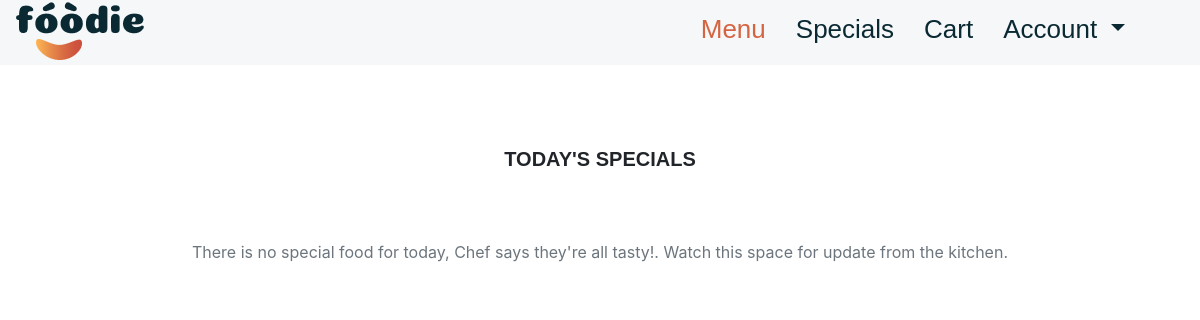
Page /specials/ on the earlier database version.
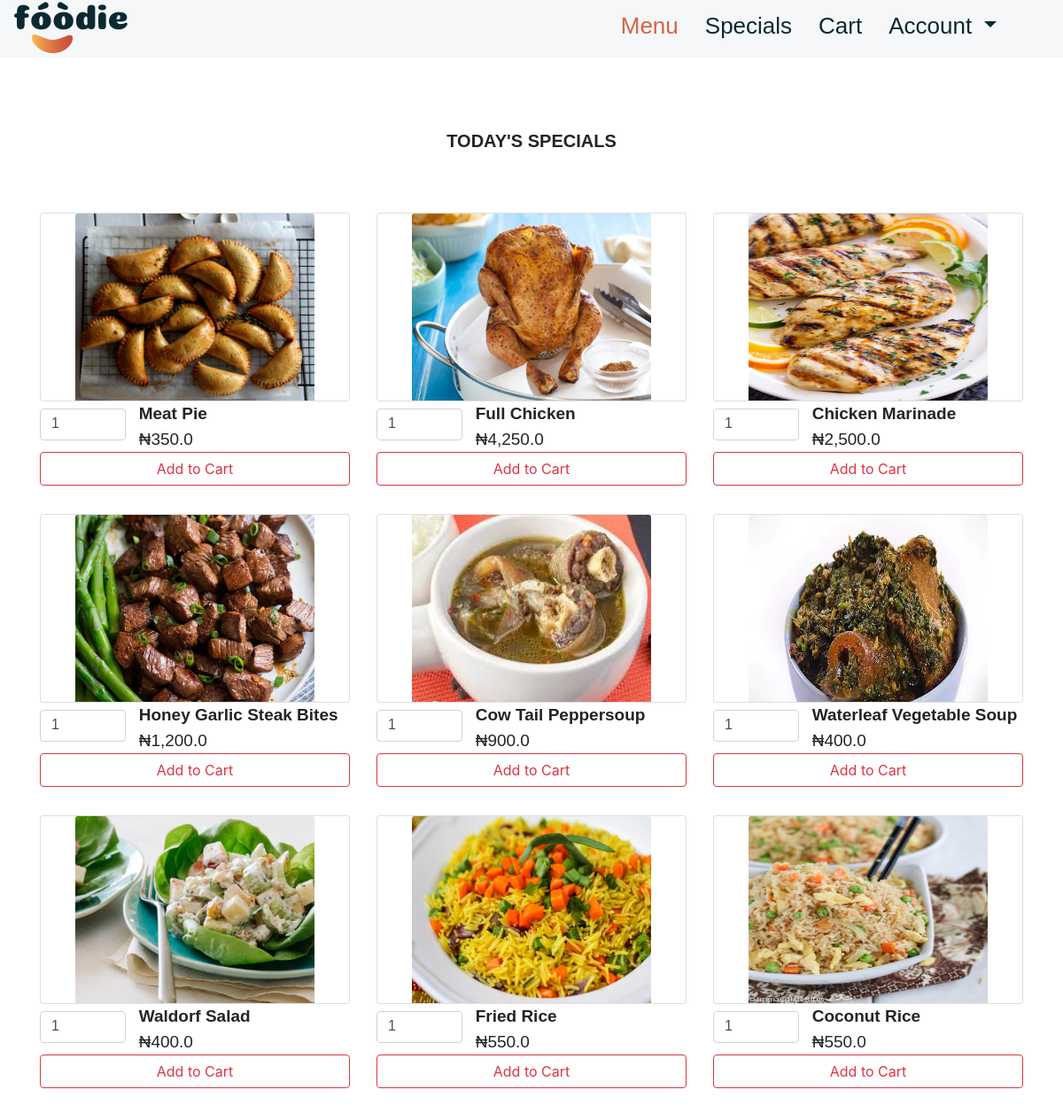
Same page on the later database version.
### ordering/models.py (models this page shows, shortened)
class Product(models.Model):
    name = models.CharField(max_length=25)
    image = models.ImageField(default="image not found.jpg")
    price = models.FloatField()
    group = models.ForeignKey(ProductGroup, on_delete=models.CASCADE)
    is_special = models.BooleanField(_('Special'), default=False)

### ordering/views.py (the view)
# urls.py: path('specials/', views.specials, name='specials'),
def specials(request):
    specials = Product.objects.filter(is_special=True)
    return render(request, 'specials.html', {'specials': specials, 'quantity': 0})

### templates/specials.html (shortened to what this page needs)
{% load static %}
{% load formattings %}
{% load humanize %}
<!doctype html>
<html lang="en">
<head>
    <link rel="stylesheet" href="{% static 'bootstrap/css/bootstrap.min.css' %}">
    <link rel="stylesheet" href="{% static 'bootstrap/css/bootstrap-grid.min.css' %}">
    <link rel="stylesheet" href="{% static 'bootstrap/css/bootstrap-reboot.css' %}">
    <link rel="stylesheet" href="{% static 'bootstrap/css/bootstrap.css' %}">
    <link rel="stylesheet" href="{% static 'bootstrap/css/bootstrap-grid.css' %}">
    <link rel="stylesheet" href="{% static 'bootstrap/css/bootstrap-reboot.min.css' %}">
    <link href="{% static 'css/starter-template.css' %}" rel="stylesheet">
    <link href="{% static 'css/foodie.css' %}" rel="stylesheet">
</head>
<body>
<nav class="navbar navbar-expand-md fixed-top nav toggler" id="top">
    <div class="container">
        <div class="logo">
            <a href="{% url 'menu' %}"><img src="{% static 'img/foodie1.png' %}" class="img-fluid "
                                            alt="Responsive image"></a>
        </div>
        <div id="mainListDiv" class="main_list">
            <ul class="navlinks">
                <li><a href="{% url 'menu' %}" class="topbartext activ">Menu</a></li>
                <li><a href="{% url 'specials' %}" class="topbartext">Specials</a></li>
                <li><a href="{% url 'cart' %}" class="topbartext">Cart</a></li>
                <li>
                    <div class="lab">
                        <a href class="dropdown-toggle topbartext" data-toggle="dropdown" aria-haspopup="true"
                           aria-expanded="false">
                            Account
                        </a>
                    </div>
                </li>
            </ul>
        </div>
    </div>
</nav>
<main role="main" class="container">
    <section class="text-center mb-4">
        <div class="jumbotron bg-white" style="height: 2vw!important;">
            <span class="row-title">TODAY'S SPECIALS</span>
        </div>
        <div class="row wow fadeIn">
            {% for product in specials %}
                <div class="col-lg-4 mb-3">
                    <div class="card">
                        <div class="view overlay">
                            <img alt="" class="card-img-top product-img" src="{{ product.image.url }}">
                        </div>
                    </div>
                    <form action="{% url 'add to cart' %}" method="get">
                        <div class="row">
                            <div class="col-md-4">
                                <input type="number" min="1" max="100" step="1" value="1"
                                       class="form-control mt-2 pt-1" name="quantity">
                            </div>
                            <div class="col-md-8">
                                <div class="row product-title">{{ product.name }}</div>
                                <div class="row product-sub">₦{{ product.price|intcomma }}</div>
                            </div>
                        </div>
                        <div class="form-group">
                            <button type="submit" class="btn btn-outline-danger form-control">Add to Cart</button>
                        </div>
                    </form>
                </div>
            {% empty %}
                <div class="container-fluid text-secondary">
                    There is no special food for today, Chef says they're all tasty!. Watch this space for update
                    from the kitchen.
                </div>
            {% endfor %}
        </div>
    </section>
</main>
</body>
</html>

Differences in the rows shown:
now on this page (row edited): Product: image (picture), name "Meat Pie", price "350.0"
now on this page (row edited): Product: image (picture), name "Full Chicken", price "4,250.0"
now on this page (row edited): Product: image (picture), name "Chicken Marinade", price "2,500.0"
now on this page (row edited): Product: image (picture), name "Honey Garlic Steak Bites", price "1,200.0"
now on this page (row edited): Product: image (picture), name "Cow Tail Peppersoup", price "900.0"
now on this page (row edited): Product: image (picture), name "Waterleaf Vegetable Soup", price "400.0"
now on this page (row edited): Product: image (picture), name "Waldorf Salad", price "400.0"
now on this page (row edited): Product: image (picture), name "Fried Rice", price "550.0"
now on this page (row edited): Product: image (picture), name "Coconut Rice", price "550.0"
Other differences:
text no longer shown: "There is no special food for today, Chef says they're all tasty!. Watch this space for update from the kitchen."
